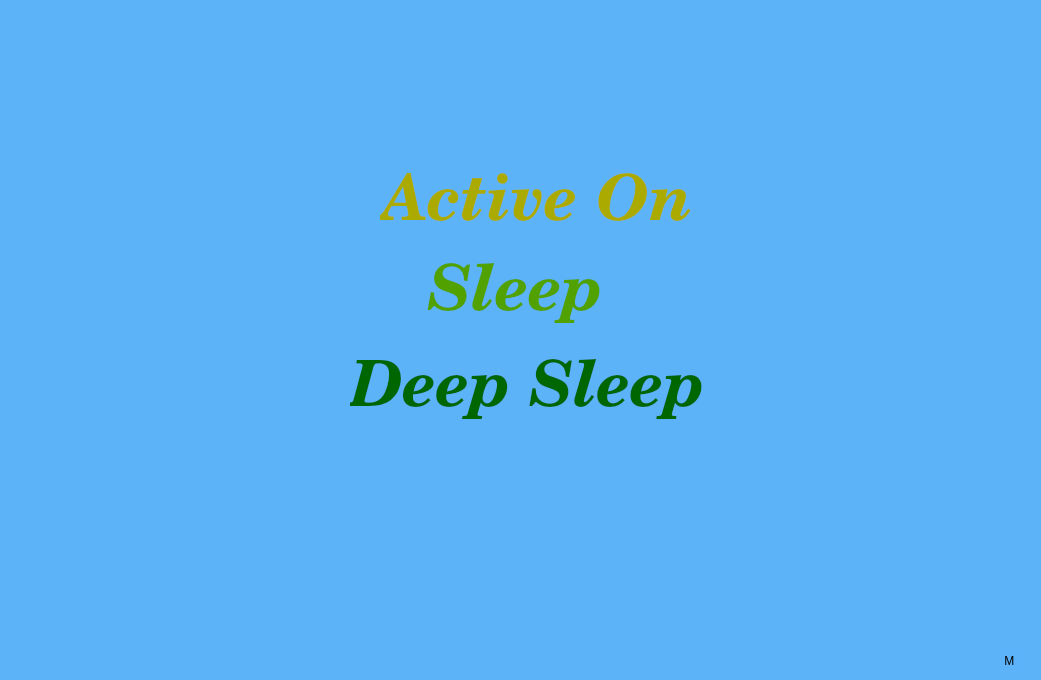
<?xml version="1.0" encoding="UTF-8"?>
<ui version="4.0">
 <class>Widget</class>
 <widget class="QWidget" name="Widget">
  <property name="geometry">
   <rect>
    <x>0</x>
    <y>0</y>
    <width>1041</width>
    <height>680</height>
   </rect>
  </property>
  <property name="palette">
   <palette>
    <active>
     <colorrole role="WindowText">
      <brush brushstyle="SolidPattern">
       <color alpha="255">
        <red>0</red>
        <green>0</green>
        <blue>0</blue>
       </color>
      </brush>
     </colorrole>
     <colorrole role="Dark">
      <brush brushstyle="SolidPattern">
       <color alpha="255">
        <red>170</red>
        <green>85</green>
        <blue>0</blue>
       </color>
      </brush>
     </colorrole>
     <colorrole role="Text">
      <brush brushstyle="SolidPattern">
       <color alpha="255">
        <red>170</red>
        <green>85</green>
        <blue>0</blue>
       </color>
      </brush>
     </colorrole>
     <colorrole role="ButtonText">
      <brush brushstyle="SolidPattern">
       <color alpha="255">
        <red>0</red>
        <green>0</green>
        <blue>0</blue>
       </color>
      </brush>
     </colorrole>
     <colorrole role="Base">
      <brush brushstyle="SolidPattern">
       <color alpha="255">
        <red>255</red>
        <green>255</green>
        <blue>255</blue>
       </color>
      </brush>
     </colorrole>
     <colorrole role="Window">
      <brush brushstyle="SolidPattern">
       <color alpha="255">
        <red>93</red>
        <green>179</green>
        <blue>248</blue>
       </color>
      </brush>
     </colorrole>
    </active>
    <inactive>
     <colorrole role="WindowText">
      <brush brushstyle="SolidPattern">
       <color alpha="255">
        <red>0</red>
        <green>0</green>
        <blue>0</blue>
       </color>
      </brush>
     </colorrole>
     <colorrole role="Dark">
      <brush brushstyle="SolidPattern">
       <color alpha="255">
        <red>170</red>
        <green>85</green>
        <blue>0</blue>
       </color>
      </brush>
     </colorrole>
     <colorrole role="Text">
      <brush brushstyle="SolidPattern">
       <color alpha="255">
        <red>170</red>
        <green>85</green>
        <blue>0</blue>
       </color>
      </brush>
     </colorrole>
     <colorrole role="ButtonText">
      <brush brushstyle="SolidPattern">
       <color alpha="255">
        <red>0</red>
        <green>0</green>
        <blue>0</blue>
       </color>
      </brush>
     </colorrole>
     <colorrole role="Base">
      <brush brushstyle="SolidPattern">
       <color alpha="255">
        <red>255</red>
        <green>255</green>
        <blue>255</blue>
       </color>
      </brush>
     </colorrole>
     <colorrole role="Window">
      <brush brushstyle="SolidPattern">
       <color alpha="255">
        <red>93</red>
        <green>179</green>
        <blue>248</blue>
       </color>
      </brush>
     </colorrole>
    </inactive>
    <disabled>
     <colorrole role="WindowText">
      <brush brushstyle="SolidPattern">
       <color alpha="255">
        <red>170</red>
        <green>85</green>
        <blue>0</blue>
       </color>
      </brush>
     </colorrole>
     <colorrole role="Dark">
      <brush brushstyle="SolidPattern">
       <color alpha="255">
        <red>170</red>
        <green>85</green>
        <blue>0</blue>
       </color>
      </brush>
     </colorrole>
     <colorrole role="Text">
      <brush brushstyle="SolidPattern">
       <color alpha="255">
        <red>170</red>
        <green>85</green>
        <blue>0</blue>
       </color>
      </brush>
     </colorrole>
     <colorrole role="ButtonText">
      <brush brushstyle="SolidPattern">
       <color alpha="255">
        <red>170</red>
        <green>85</green>
        <blue>0</blue>
       </color>
      </brush>
     </colorrole>
     <colorrole role="Base">
      <brush brushstyle="SolidPattern">
       <color alpha="255">
        <red>93</red>
        <green>179</green>
        <blue>248</blue>
       </color>
      </brush>
     </colorrole>
     <colorrole role="Window">
      <brush brushstyle="SolidPattern">
       <color alpha="255">
        <red>93</red>
        <green>179</green>
        <blue>248</blue>
       </color>
      </brush>
     </colorrole>
    </disabled>
   </palette>
  </property>
  <property name="windowTitle">
   <string/>
  </property>
  <property name="autoFillBackground">
   <bool>false</bool>
  </property>
  <widget class="QLabel" name="label">
   <property name="geometry">
    <rect>
     <x>380</x>
     <y>160</y>
     <width>311</width>
     <height>101</height>
    </rect>
   </property>
   <property name="sizePolicy">
    <sizepolicy hsizetype="Expanding" vsizetype="Expanding">
     <horstretch>0</horstretch>
     <verstretch>0</verstretch>
    </sizepolicy>
   </property>
   <property name="palette">
    <palette>
     <active>
      <colorrole role="WindowText">
       <brush brushstyle="SolidPattern">
        <color alpha="255">
         <red>170</red>
         <green>170</green>
         <blue>0</blue>
        </color>
       </brush>
      </colorrole>
     </active>
     <inactive>
      <colorrole role="WindowText">
       <brush brushstyle="SolidPattern">
        <color alpha="255">
         <red>170</red>
         <green>170</green>
         <blue>0</blue>
        </color>
       </brush>
      </colorrole>
     </inactive>
     <disabled>
      <colorrole role="WindowText">
       <brush brushstyle="SolidPattern">
        <color alpha="255">
         <red>170</red>
         <green>85</green>
         <blue>0</blue>
        </color>
       </brush>
      </colorrole>
     </disabled>
    </palette>
   </property>
   <property name="font">
    <font>
     <family>Century Schoolbook L</family>
     <pointsize>48</pointsize>
     <weight>75</weight>
     <italic>true</italic>
     <bold>true</bold>
    </font>
   </property>
   <property name="layoutDirection">
    <enum>Qt::LeftToRight</enum>
   </property>
   <property name="autoFillBackground">
    <bool>true</bool>
   </property>
   <property name="text">
    <string>&lt;html&gt;&lt;head/&gt;&lt;body&gt;&lt;p align=&quot;center&quot;&gt;Active On&lt;/p&gt;&lt;/body&gt;&lt;/html&gt;</string>
   </property>
  </widget>
  <widget class="QLineEdit" name="lineEdit">
   <property name="geometry">
    <rect>
     <x>1000</x>
     <y>650</y>
     <width>21</width>
     <height>21</height>
    </rect>
   </property>
   <property name="sizePolicy">
    <sizepolicy hsizetype="Expanding" vsizetype="Expanding">
     <horstretch>0</horstretch>
     <verstretch>0</verstretch>
    </sizepolicy>
   </property>
   <property name="palette">
    <palette>
     <active>
      <colorrole role="WindowText">
       <brush brushstyle="SolidPattern">
        <color alpha="255">
         <red>255</red>
         <green>255</green>
         <blue>255</blue>
        </color>
       </brush>
      </colorrole>
      <colorrole role="Dark">
       <brush brushstyle="SolidPattern">
        <color alpha="255">
         <red>255</red>
         <green>255</green>
         <blue>255</blue>
        </color>
       </brush>
      </colorrole>
      <colorrole role="Text">
       <brush brushstyle="SolidPattern">
        <color alpha="255">
         <red>0</red>
         <green>0</green>
         <blue>0</blue>
        </color>
       </brush>
      </colorrole>
      <colorrole role="ButtonText">
       <brush brushstyle="SolidPattern">
        <color alpha="255">
         <red>0</red>
         <green>0</green>
         <blue>0</blue>
        </color>
       </brush>
      </colorrole>
      <colorrole role="Base">
       <brush brushstyle="SolidPattern">
        <color alpha="255">
         <red>93</red>
         <green>179</green>
         <blue>249</blue>
        </color>
       </brush>
      </colorrole>
     </active>
     <inactive>
      <colorrole role="WindowText">
       <brush brushstyle="SolidPattern">
        <color alpha="255">
         <red>255</red>
         <green>255</green>
         <blue>255</blue>
        </color>
       </brush>
      </colorrole>
      <colorrole role="Dark">
       <brush brushstyle="SolidPattern">
        <color alpha="255">
         <red>255</red>
         <green>255</green>
         <blue>255</blue>
        </color>
       </brush>
      </colorrole>
      <colorrole role="Text">
       <brush brushstyle="SolidPattern">
        <color alpha="255">
         <red>0</red>
         <green>0</green>
         <blue>0</blue>
        </color>
       </brush>
      </colorrole>
      <colorrole role="ButtonText">
       <brush brushstyle="SolidPattern">
        <color alpha="255">
         <red>0</red>
         <green>0</green>
         <blue>0</blue>
        </color>
       </brush>
      </colorrole>
      <colorrole role="Base">
       <brush brushstyle="SolidPattern">
        <color alpha="255">
         <red>93</red>
         <green>179</green>
         <blue>249</blue>
        </color>
       </brush>
      </colorrole>
     </inactive>
     <disabled>
      <colorrole role="WindowText">
       <brush brushstyle="SolidPattern">
        <color alpha="255">
         <red>255</red>
         <green>255</green>
         <blue>255</blue>
        </color>
       </brush>
      </colorrole>
      <colorrole role="Dark">
       <brush brushstyle="SolidPattern">
        <color alpha="255">
         <red>255</red>
         <green>255</green>
         <blue>255</blue>
        </color>
       </brush>
      </colorrole>
      <colorrole role="Text">
       <brush brushstyle="SolidPattern">
        <color alpha="255">
         <red>255</red>
         <green>255</green>
         <blue>255</blue>
        </color>
       </brush>
      </colorrole>
      <colorrole role="ButtonText">
       <brush brushstyle="SolidPattern">
        <color alpha="255">
         <red>255</red>
         <green>255</green>
         <blue>255</blue>
        </color>
       </brush>
      </colorrole>
      <colorrole role="Base">
       <brush brushstyle="SolidPattern">
        <color alpha="255">
         <red>93</red>
         <green>179</green>
         <blue>248</blue>
        </color>
       </brush>
      </colorrole>
     </disabled>
    </palette>
   </property>
   <property name="text">
    <string> M </string>
   </property>
   <property name="frame">
    <bool>false</bool>
   </property>
   <property name="readOnly">
    <bool>false</bool>
   </property>
   <property name="placeholderText">
    <string> M </string>
   </property>
  </widget>
  <widget class="QLabel" name="label_2">
   <property name="geometry">
    <rect>
     <x>360</x>
     <y>250</y>
     <width>311</width>
     <height>101</height>
    </rect>
   </property>
   <property name="palette">
    <palette>
     <active>
      <colorrole role="WindowText">
       <brush brushstyle="SolidPattern">
        <color alpha="255">
         <red>81</red>
         <green>162</green>
         <blue>0</blue>
        </color>
       </brush>
      </colorrole>
     </active>
     <inactive>
      <colorrole role="WindowText">
       <brush brushstyle="SolidPattern">
        <color alpha="255">
         <red>81</red>
         <green>162</green>
         <blue>0</blue>
        </color>
       </brush>
      </colorrole>
     </inactive>
     <disabled>
      <colorrole role="WindowText">
       <brush brushstyle="SolidPattern">
        <color alpha="255">
         <red>170</red>
         <green>85</green>
         <blue>0</blue>
        </color>
       </brush>
      </colorrole>
     </disabled>
    </palette>
   </property>
   <property name="font">
    <font>
     <family>Century Schoolbook L</family>
     <pointsize>48</pointsize>
     <weight>75</weight>
     <italic>true</italic>
     <bold>true</bold>
    </font>
   </property>
   <property name="layoutDirection">
    <enum>Qt::LeftToRight</enum>
   </property>
   <property name="autoFillBackground">
    <bool>true</bool>
   </property>
   <property name="text">
    <string>&lt;html&gt;&lt;head/&gt;&lt;body&gt;&lt;p align=&quot;center&quot;&gt;Sleep&lt;/p&gt;&lt;/body&gt;&lt;/html&gt;</string>
   </property>
  </widget>
  <widget class="QLabel" name="label_3">
   <property name="geometry">
    <rect>
     <x>350</x>
     <y>340</y>
     <width>361</width>
     <height>101</height>
    </rect>
   </property>
   <property name="palette">
    <palette>
     <active>
      <colorrole role="WindowText">
       <brush brushstyle="SolidPattern">
        <color alpha="255">
         <red>0</red>
         <green>103</green>
         <blue>0</blue>
        </color>
       </brush>
      </colorrole>
     </active>
     <inactive>
      <colorrole role="WindowText">
       <brush brushstyle="SolidPattern">
        <color alpha="255">
         <red>0</red>
         <green>103</green>
         <blue>0</blue>
        </color>
       </brush>
      </colorrole>
     </inactive>
     <disabled>
      <colorrole role="WindowText">
       <brush brushstyle="SolidPattern">
        <color alpha="255">
         <red>170</red>
         <green>85</green>
         <blue>0</blue>
        </color>
       </brush>
      </colorrole>
     </disabled>
    </palette>
   </property>
   <property name="font">
    <font>
     <family>Century Schoolbook L</family>
     <pointsize>48</pointsize>
     <weight>75</weight>
     <italic>true</italic>
     <bold>true</bold>
    </font>
   </property>
   <property name="layoutDirection">
    <enum>Qt::LeftToRight</enum>
   </property>
   <property name="autoFillBackground">
    <bool>true</bool>
   </property>
   <property name="text">
    <string>Deep Sleep</string>
   </property>
  </widget>
 </widget>
 <layoutdefault spacing="6" margin="11"/>
 <resources/>
 <connections/>
</ui>
